Frame 1 (no input): blank canvas, image omitted
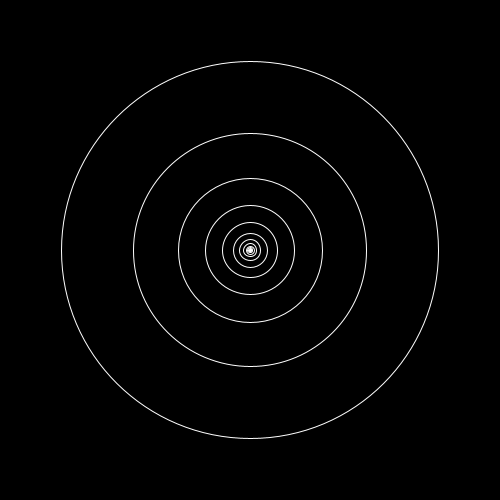
Frame 60 (the mouse pressed at the canvas centre just before this capture)
Frame 120 (the mouse held since frame 60 and released just before this capture): identical to frame 60, image omitted

The Processing sketch that drew this single still picture (run headless with seeded random() and noise(); from frame 60 on, the mouse is pressed at the canvas centre):

// Processing sketch: sketch_1
// ── sketch_1.pde
int count;
boolean randomColor,debug;
int[] circleRadius = new int[15]; // Determine the number of rings
color[] circleColor = new color[15];

void setup(){
  
  /* Customization */
  background(#000000); // Background color
  size(500,500); // Size
  circleRadius[0] = 1; // First two numbers in the fibonacci list.
  circleRadius[1] = 1;
  randomColor = false; // Whether color of stroke is randomized or not.
  circleColor[0] = color(#FFFFFF); // Only vaild if randomColor is false
  debug = false;
  /* End Customization*/
  
  randomSeed((long)random(0,1000));
  
  if (debug){
    print("Generating radius & color...");
  }
  for (int i = 2; i < (circleRadius.length - 1); i++){
    circleRadius[i] = circleRadius[i-1] + circleRadius[i-2];
    if (debug){
      print(i + ": " + circleRadius[i]+"\n");
    }
  }
  for (int i=0; i < (circleColor.length - 1); i++){
    if(randomColor){
      circleColor[i] = color(random(0,255),random(0,255),random(0,255));
    } else {
      circleColor[i] = circleColor[0];
    }
  }
  if (debug){
    print("Done!");
  }
  fill(0,0,0,0);
  count = 0;
}

void draw(){
  stroke(circleColor[count]);
  if (debug){
    print("Count:" + count + " Radius: " + circleRadius[count] + "\n");
  }
  ellipse(width/2,height/2,circleRadius[count],circleRadius[count]);
  if ((count < (circleRadius.length -1)) || (count < (circleColor.length -1))) {
    count++;
  }
  if (debug){
    delay(10);
  }
}
